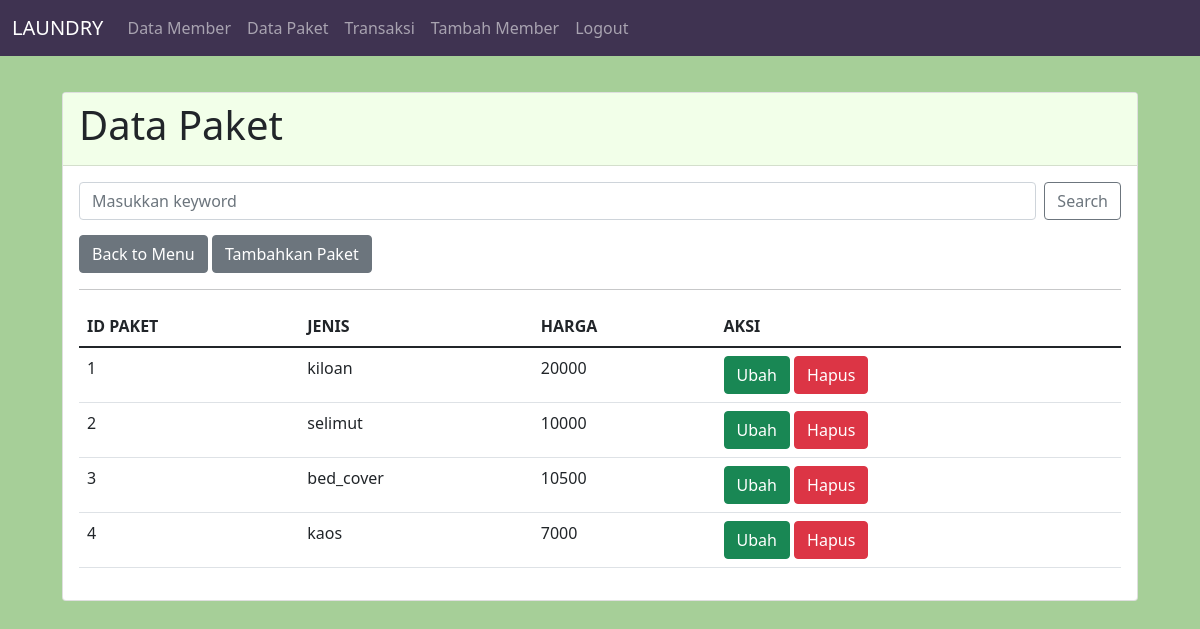
The page /data_paket.php (signed in) on the database its author committed.
### tables this page shows
CREATE TABLE `paket` (
  `id_paket` int(11) NOT NULL,
  `jenis` enum('kiloan','selimut','bed_cover','kaos') NOT NULL,
  `harga` int(11) NOT NULL
);

### data_paket.php (the view, shortened to what this page needs)
<!DOCTYPE html>
<html lang="en">
<head>
    <link href="https://cdn.jsdelivr.net/npm/bootstrap@5.1.0/dist/css/bootstrap.min.css" rel="stylesheet">
</head>
<body style="background-color: #A6CF98">
    <?php
        include "navbar.php";
    ?>
    <br><br><br>
    <div class="container">
    <div class="card" style="margin: 20px;">
        <div class="card-header" style="background-color: #F2FFE9;"><h1>Data Paket</h1></div>
        <div class="card-body">
            <form action="data_paket.php" method="POST" style="padding-bottom: 15px;" class="d-flex">
                <input class="form-control me-2" type="search" name="cari" placeholder="Masukkan keyword" aria-label="Search">
                <button class="btn btn-outline-secondary" type="submit">Search</button>
            </form>
            <a class="btn btn-secondary" href="home.php" role="button">Back to Menu</a>
            <a class="btn btn-secondary" href="tambah_paket.php" role="button">Tambahkan Paket</a>
            <hr>
            <table class="table">
            <thead>
                <tr>
                    <th scope="col">ID PAKET</th>
                    <th scope="col">JENIS</th>
                    <th scope="col">HARGA</th>
                    <th scope="col">AKSI</th>
                </tr>
            </thead>
            <tbody>
                <?php
                    include "koneksi.php";
                    if (isset($_POST["cari"])) {
                        $cari = $_POST["cari"];
                        $query_paket = mysqli_query($koneksi, "SELECT * FROM paket WHERE
                        id_paket = '$cari' OR jenis LIKE '%$cari%'");
                    } else {
                        $query_paket = mysqli_query($koneksi, "SELECT * FROM paket");
                    }
                    while ($data_paket = mysqli_fetch_array($query_paket)) { ?>
                        <tr>
                            <td><?= $data_paket['id_paket']; ?></td>
                            <td><?= $data_paket['jenis']; ?></td>
                            <td><?= $data_paket['harga']; ?></td>
                            <td>
                                <a href="ubah_paket.php?id_paket=<?=$data_paket['id_paket'];?>" class="btn btn-success">Ubah</a>
                                <a href="hapus_paket.php?id_paket=<?=$data_paket['id_paket'];?>"
                                onclick="return confirm('Apakah anda yakin menghapus data ini?')" class="btn btn-danger">Hapus</a>
                            </td>
                        </tr>
                    <?php }
                ?>
            </tbody>
            </table>
        </div>
    </div>
    </div>
</body>
</html>

### rows shown on the page
paket: id_paket "1", jenis "kiloan", harga "20000"
paket: id_paket "2", jenis "selimut", harga "10000"
paket: id_paket "3", jenis "bed_cover", harga "10500"
paket: id_paket "4", jenis "kaos", harga "7000"
